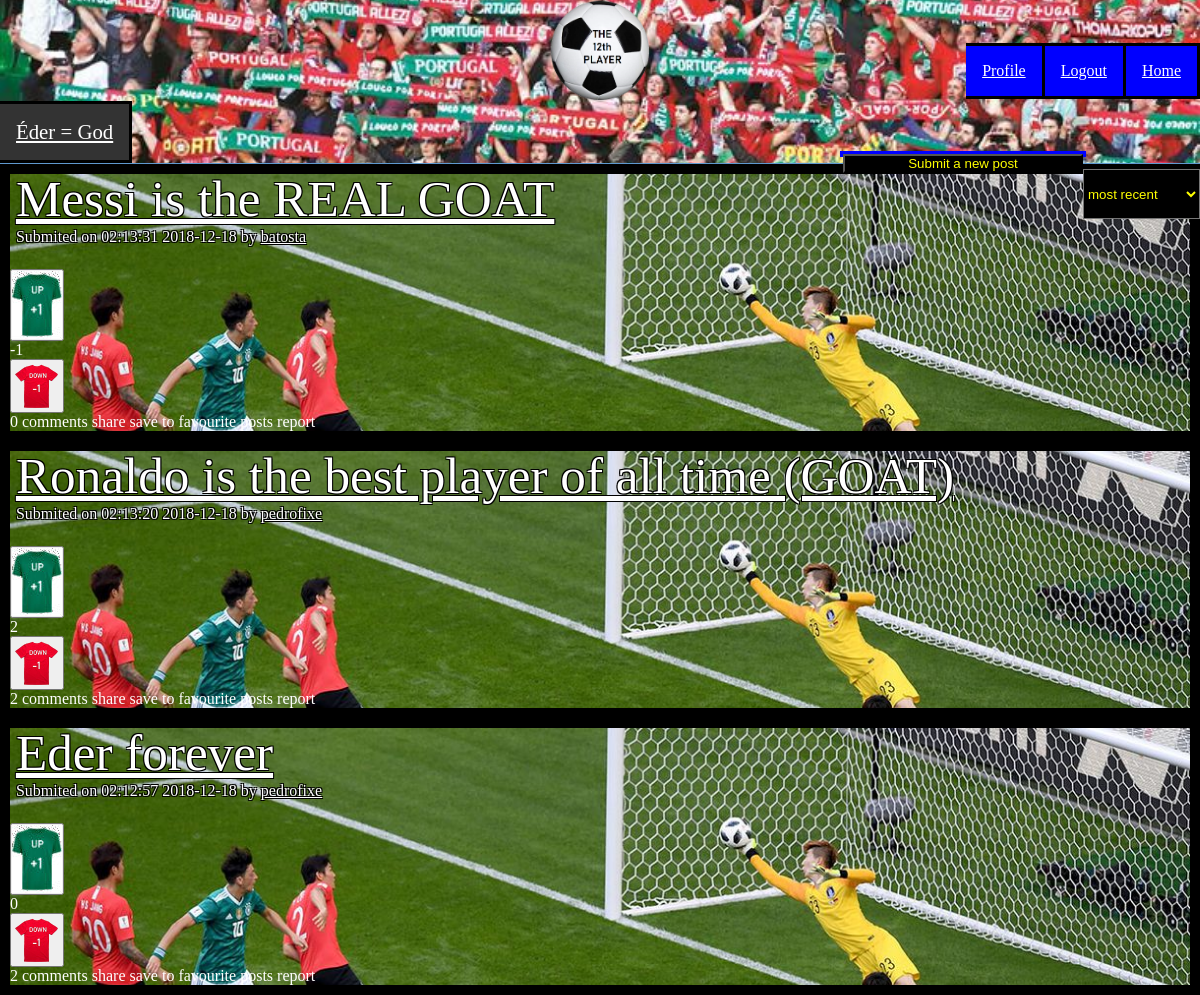
The page /posts.php (signed in) on the database its author committed.
### tables this page shows
CREATE TABLE Post (
	idPost		INTEGER NOT NULL PRIMARY KEY,
	idUser		INTEGER REFERENCES User (idUser),

	Title 		VARCHAR (100) NOT NULL,
	Text		VARCHAR (1000) NOT NULL,

	Link		VARCHAR NOT NULL,

	Date		INTEGER NOT NULL,

	Upvotes		INTEGER,
	Downvotes	INTEGER
);

CREATE TABLE User (
    idUser      INTEGER  NOT NULL PRIMARY KEY,

    username	VARCHAR (50) NOT NULL UNIQUE,
	password	VARCHAR NOT NULL,
	age 		INTEGER NOT NULL,
	email		VARCHAR (100) NOT NULL UNIQUE,
	pic			VARCHAR NOT NULL
);

### utilities.php (called while the page is built, shortened)
<?php
	function getUsernameFromID($dbh, $id)
	{
		$query = $dbh->prepare('SELECT * FROM User WHERE idUser = ?');
		$query->execute(array($id));
		$results = $query->fetchAll();
		return $results[0]['username'];
	}
?>

### orderPosts.php (the view, shortened to what this page needs)
<?php
	include_once("utilities.php");
	$dbh = new PDO('sqlite:database.db');
	$dbh->setAttribute(PDO::ATTR_EMULATE_PREPARES,false);
	$orderType = "most recent";
	if ($orderType == "top")
	{
		$query = $dbh->prepare('SELECT P.idPost, P.Title, P.Date, P.idUser, P.Upvotes, P.Downvotes, U.username, P.Upvotes-P.Downvotes votes, count(C.idComment) commentCount from Post P, User U LEFT OUTER JOIN Comment C ON P.idPost = C.idPost WHERE P.idUser = U.idUser GROUP BY P.idPost ORDER BY votes DESC');
	}
	else if ($orderType == "most recent")
	{
		$query = $dbh->prepare('SELECT P.idPost, P.Title, P.Date, P.idUser, P.Upvotes, P.Downvotes, U.username, count(C.idComment) commentCount from Post P, User U LEFT OUTER JOIN Comment C ON P.idPost = C.idPost WHERE P.idUser = U.idUser GROUP BY P.idPost ORDER BY Date DESC');
	}
	$status = $query->execute();
	$postLimit = 5;
	$posts = array();
	for ($i = 0; $i < $postLimit; $i++)
	{
		$fetched = $query->fetch();
		if ($fetched)
			$posts[] = $fetched;
	}
	$return = "";
	foreach($posts as $post)
	{
		$idPost = $post['idPost'];
		$Title = $post['Title'];
		$Date = $post['Date'];
		$idUser = $post['idUser'];
		$Upvotes = $post['Upvotes'];
		$Downvotes = $post['Downvotes'];
		$commentCount = $post['commentCount'];
		$Votes = $Upvotes-$Downvotes;
		$dateString = date('H:i:s Y-m-d', $Date);
		$username = getUsernameFromID($dbh, $idUser);
		$return .=
		"\n\n<div id=\"main\" class=\"postPage\">
				<div class='post'>
					<div class=\"post-body\">
						<a href=\"postPage.php?id=$idPost\" class='post-title'> $Title </a>
						<p> Submited on $dateString by <a href=\"profile.php?id=$idUser\" class='submitter'>$username</a><br><br></p>
					</div>
					<div class=\"post-votes\">
						<div class='ball up' >
							<button onclick='upVote($idPost)' id='upVote()'>
								<img src=\"./images/upvote.jpg\">
							</button>
						</div>
						<div id=\"numberOfVotesPost$idPost\">$Votes</div>
						<div class='ball down' id='downvote()'>
							<button onclick='downVote($idPost)' id='downVote()'>
								<img src=\"images/downvote1.png\">
							</button>
						</div>
					</div>
					<div class='post-options'>
						<span>$commentCount comments</span>
						<span>share</span>
						<span>save to favourite posts</span>
						<span>report</span>
					</div>
				</div>
			</div>";
	}
	echo "$return";
?>

### style.css (style rules this page uses)
* { margin: 0; padding: 0; }
.postPage { margin-top: 0%; display: grid; background-color: grey; z-index: 1; align-items: left; }
.post { margin-bottom: -1%; text-align: left; margin-bottom: 0%; background: url(images/korea.jpg); background-size: cover; border: 10px solid black; color: white; }
.post-votes { text-align: left; }
.post-body { bottom: 2%; left: 0.5%; position: relative; color: white; text-shadow: -1px -1px 0 #000, 1px -1px 0 #000, -1px 1px 0 #000, 1px 1px 0 #000; }
.post-title { position: relative; font-size: 320%; color: white; text-shadow: -1px -1px 0 #000, 1px -1px 0 #000, -1px 1px 0 #000, 1px 1px 0 #000; }
.submitter { color: white; margin-top: 20%; }

### rows shown on the page
post: Title "Messi is the REAL GOAT", Date "02:13:31 2018-12-18", idUser.username "batosta", Votes "-1", commentCount "0"
post: Title "Ronaldo is the best player of all time (GOAT)", Date "02:13:20 2018-12-18", idUser.username "pedrofixe", Upvotes "2", commentCount "2"
post: Title "Eder forever", Date "02:12:57 2018-12-18", idUser.username "pedrofixe", Votes "0", commentCount "2"
